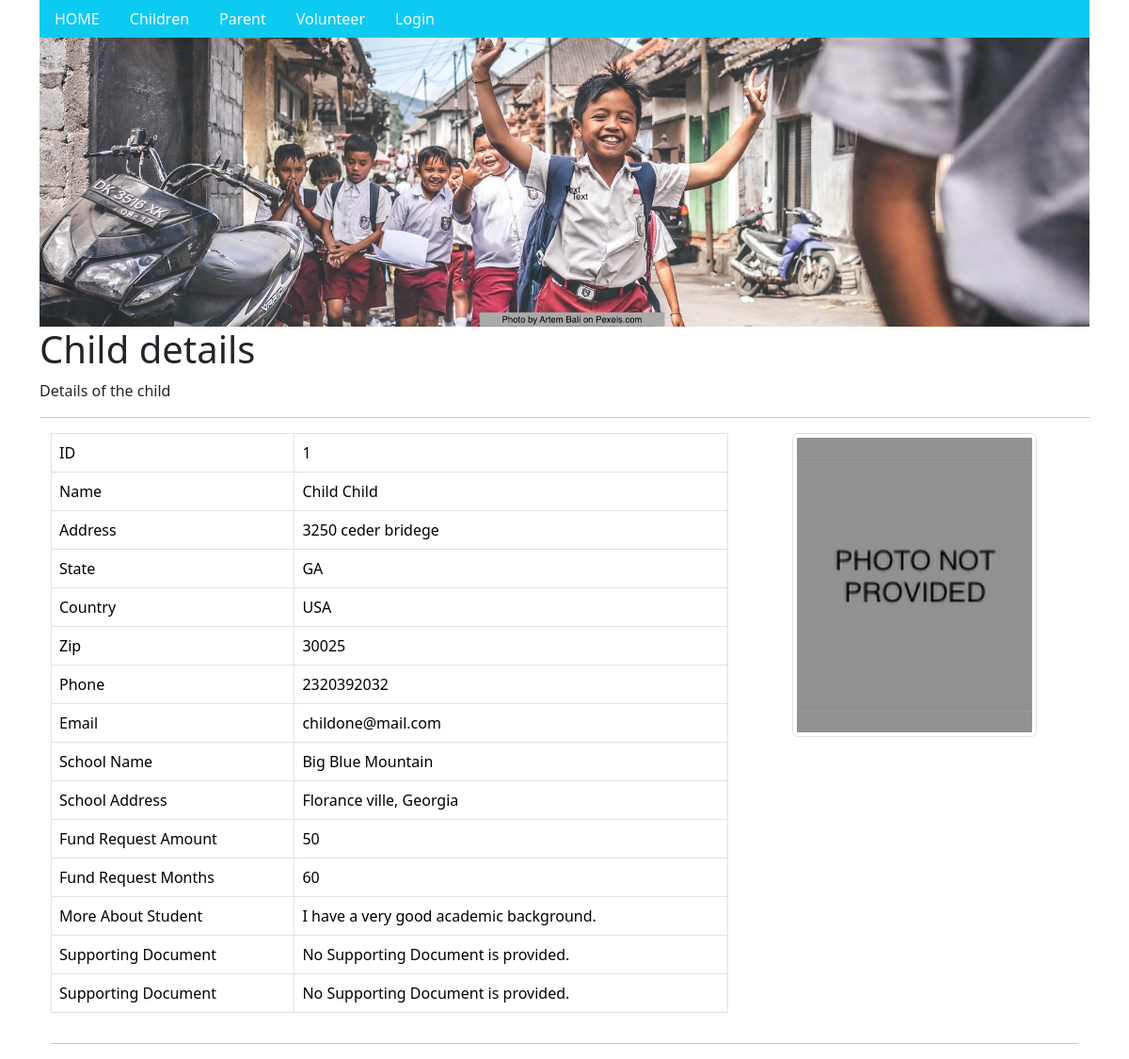
/home/childview/1, run on the app's committed database.
### child/models.py (models this page shows, shortened)
class Child(models.Model):
    firstname = models.CharField(max_length=255)
    lastname = models.CharField(max_length=255)
    address = models.CharField(max_length=255, blank=True)
    zip_code = models.CharField(max_length=20, blank=True)
    state = models.CharField(max_length=100, blank=True)
    country = models.CharField(max_length=100, blank=True)
    phone = models.CharField(max_length=50)
    email = models.CharField(max_length=60)
    date_of_birth = models.DateField(null=True, blank=True)
    photo = models.ImageField(null=True, blank=True, upload_to="documents/")
    school_name = models.CharField(max_length=200, blank=True)
    school_address = models.CharField(max_length=200, blank=True)
    school_zip = models.CharField(max_length=20, blank=True)
    desription = models.TextField(max_length=800, blank=True)
    fund_request_amount = models.IntegerField(null=True, blank=True)
    fund_request_months = models.IntegerField(null=True, blank=True)
    fund_approved_amount = models.IntegerField(null=True, blank=True)
    fund_approved_months = models.IntegerField(null=True, blank=True)
    background_cheking = models.BooleanField(default=False)
    background_check_comment = models.CharField(max_length=400, null=True, blank=True)
    application_date = models.DateField(null=True, blank=True, default=datetime.date.today)
    application_approval_date = models.DateField(null=True, blank=True)
    isRemoved = models.BooleanField(default=False)
    login_id = models.CharField(max_length=100, null=True, blank=True)
    supporting_document1 = models.ImageField(null=True, blank=True, upload_to="documents/")
    supporting_document2 = models.ImageField(null=True, blank=True, upload_to="documents/")

### home/views.py (the view)
# urls.py: path('home/childview/<int:id>', views.child_detail, name="childview")
def child_detail(request, id):
    child = Child.objects.get(id=id)
    template = loader.get_template('child_detail.html')
    context = {
        'child' : child,
    }
    return HttpResponse(template.render(context,request))

### home/templates/child_detail.html (shortened to what this page needs)
{% load static %}
<!DOCTYPE html>
<html>
<head>
    {% load bootstrap5 %}
    {% bootstrap_css %}
</head>
<body>
    <div class="container">
        <ul class="nav bg-info">
          <li class="nav-item">
            <a class="nav-link link-light" href="/">HOME</a>
          </li>
          <li class="nav-item">
            <a class="nav-link link-light" href="/children/1">Children</a>
          </li>
          <li class="nav-item">
            <a class="nav-link link-light" href="/parents/1">Parent</a>
          </li>
          <li class="nav-item">
            <a class="nav-link link-light" href="/volunteers/1">Volunteer</a>
          </li>
          <li class="nav-item">
            <a class="nav-link link-light" href="/">Login</a>
          </li>
        </ul>
        <img src="{% static 'home-top-image3.jpg' %}" class="img-fluid" alt="...">
        <h1>Child details</h1>
        <p>Details of the child</p>
        <hr>
        <div class="container">
            <div class="row">
              <div class="col-sm-8">
                <table class="table table-bordered">
                    <tbody>
                      <tr>
                        <td>ID</td>
                        <td>{{child.id}} </td>
                      </tr>
                        <tr>
                        <td>Name</td>
                        <td>{{child.firstname}} {{child.firstname}}</td>
                      </tr>
                      <tr>
                        <td>Address</td>
                        <td>{{child.address}}</td>
                      </tr>
                      <tr>
                        <td>State</td>
                        <td>{{child.state}}</td>
                      </tr>
                      <tr>
                        <td>Country</td>
                        <td>{{child.country}}</td>
                      </tr>
                      <tr>
                        <td>Zip</td>
                        <td>{{child.zip_code}}</td>
                      </tr>
                      <tr>
                        <td>Phone</td>
                        <td>{{child.phone}}</td>
                      </tr>
                      <tr>
                        <td>Email</td>
                        <td>{{child.email}}</td>
                      </tr>
                      <tr>
                        <td>School Name</td>
                        <td>{{child.school_name}}</td>
                      </tr>
                      <tr>
                        <td>School Address</td>
                        <td>{{child.school_address}}</td>
                      </tr>
                      <tr>
                        <td>Fund Request Amount</td>
                        <td>{{child.fund_request_amount}}</td>
                      </tr>
                      <tr>
                        <td>Fund Request Months</td>
                        <td>{{child.fund_request_months}}</td>
                      </tr>
                      <tr>
                        <td>More About Student</td>
                        <td>{{child.desription}}</td>
                      </tr>
                      <tr>
                        <td>Supporting Document</td>
                        <td> {% if child.supporting_document1 %} <a href="{{ child.supporting_document1.url }}"> Suporting Document </a>  {% else %} No Supporting Document is provided. {% endif %}</td>
                      </tr>
                      <tr>
                        <td>Supporting Document</td>
                        <td> {% if child.supporting_document2 %} <a href="{{ child.supporting_document2.url }}"> Suporting Document </a>  {% else %} No Supporting Document is provided. {% endif %}</td>
                      </tr>
                    </tbody>
                  </table>
              </div>
              {% if child.photo %}
                <div class="col-sm-4"><img src="{{ child.photo.url }}" alt="child img" class="image-fluid img-thumbnail rounded mx-auto d-block"></div>
              {% else %}
                <div class="col-sm-4"><img src="{% static 'no-photo.png' %}" alt="No Photo is provided" class="image-fluid img-thumbnail rounded mx-auto d-block"></div>
              {% endif %}
            </div>
            <hr>
          </div>
    </div>
</body>
</html>

### data on the page
Child: id "1", firstname "Child", address "3250 ceder bridege", state "GA", country "USA", zip_code "30025", phone "2320392032", email "childone@mail.com", school_name "Big Blue Mountain", school_address "Florance ville, Georgia", fund_request_amount "50", fund_request_months "60", desription "I have a very good academic background."
